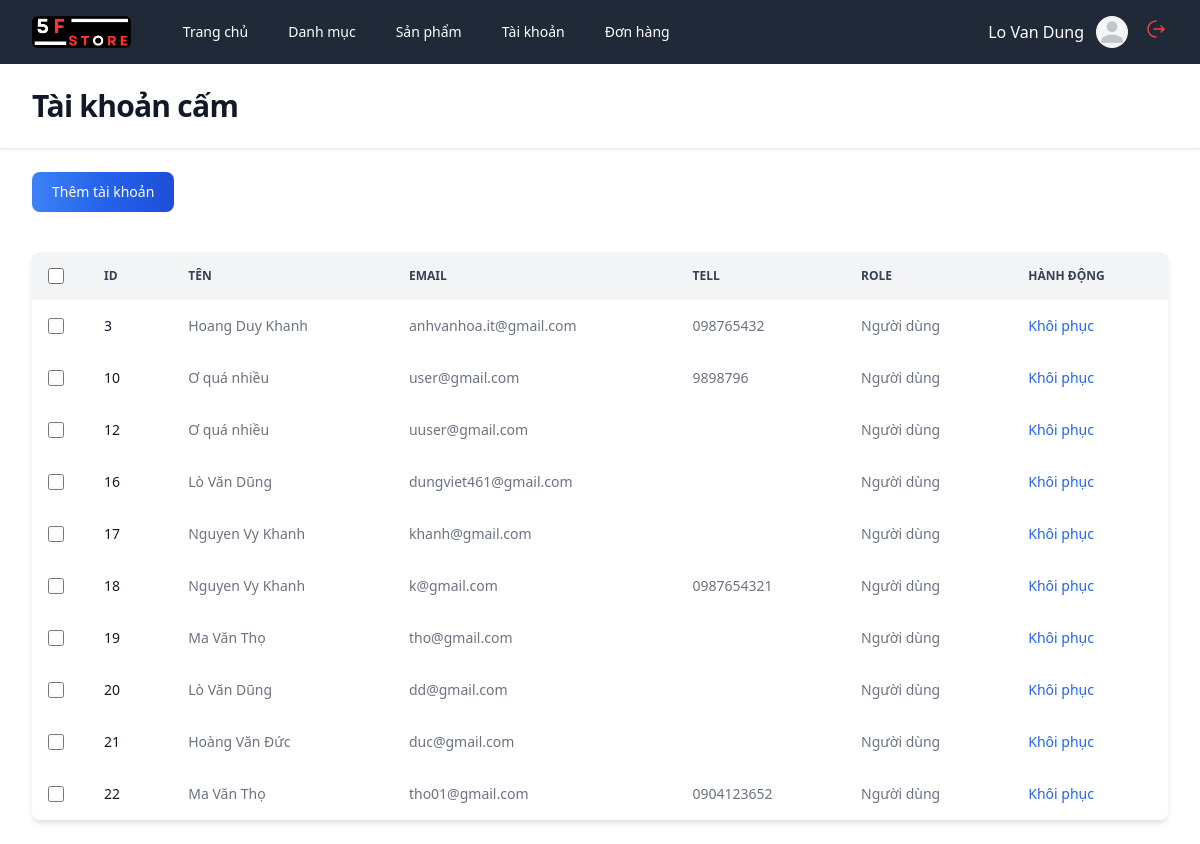
Page /admin?act=bin-accounts (signed in) on the committed database.
### tables this page shows
CREATE TABLE `users` (
  `id` int(10) NOT NULL,
  `email` varchar(200) NOT NULL,
  `tell` varchar(13) NOT NULL,
  `full_name` varchar(200) NOT NULL,
  `password` varchar(200) NOT NULL,
  `address` varchar(200) NOT NULL,
  `birthday` varchar(50) NOT NULL,
  `avatar` varchar(200) NOT NULL,
  `role` int(10) NOT NULL DEFAULT 0,
  `is_deleted` tinyint(1) NOT NULL DEFAULT 0
);

### core.php (called while the page is built, shortened)
<?php
include('utils.php');
function viewAdmin($view, $values = [])
{
    return include("../views/admin/$view.php");
}
class Req
{
    public function __construct(
        Categories $categoriesService,
        Products $productsService,
        Users $usersService,
        Vouchers $vouchersService,
        CartsDetail $cartsService,
        Bills $billsService,
        ProductsBill $productsBillService,
        ProductDetail $productsDetailService,
        Images $imagesService,
        Reviews $reviewsService
    ) {
        $this->usersService = $usersService;
    }
}

### controllers/admin/AccountsController.php (called while the page is built, shortened)
<?php
function controller_bin_account(Req $req)
{
    $idUser = $_SESSION['user']['id'];
    $user = $req->usersService->findOne($idUser);
    $accounts = $req->usersService->getAccountsByRole($user['role'], true);
    return viewAdmin('store/accounts', ['accounts' => $accounts]);
}

### admin/index.php (called while the page is built, shortened)
<?php
function bootstrap()
{
    include("./routes.php");
    include("../database/service.php");
    include("../models/categories.php");
    include("../models/products.php");
    include("../models/users.php");
    include("../models/vouchers.php");
    include("../models/cartsDetail.php");
    include("../models/bills.php");
    include("../models/productsBill.php");
    include("../models/productsDetail.php");
    include("../models/images.php");
    include("../models/reviews.php");
    $role = $_SESSION["user"]["role"];
    $req = new Req(
        $categories,
        $products,
        $users,
        $vouchers,
        $cartsDetail,
        $bills,
        $productsBill,
        $productsDetail,
        $images,
        $reviews,
    );
    if (!isset($_GET['act'])) $act = check_path('');
    else $act = check_path($_GET['act']);
    foreach ($routes as $route) {
        if ($act == $route['path'] && $role >= 1 && $role <= 2) {
            return $route['view']($req);
        }
    }
}
bootstrap();

### database/service.php (called while the page is built, shortened)
<?php
include("database.php");
class ServicePdo
{
    protected $pdo;
    protected $dbName;
    public function __construct($nameDB)
    {
        $this->dbName = $nameDB;
        $this->pdo = connect();
    }
    public function findOne($id)
    {
        try {
            $dbName = $this->dbName;
            $sql = "SELECT * FROM $dbName WHERE ID = $id";
            return $this->pdo->query($sql)->fetch();
        } catch (\Throwable $th) {
            return $th;
        }
    }
}

### database/database.php (called while the page is built)
<?php
function connect()
{
    try {
        $connect =  new PDO("mysql:host=localhost; dbname=project", "root", "123456789");
        $connect->setAttribute(PDO::ATTR_ERRMODE, PDO::ERRMODE_EXCEPTION);
        return $connect;
    } catch (PDOException $e) {
        echo $e->getMessage();
        throw $e;
    }
}

### models/users.php (called while the page is built, shortened)
<?php
class Users extends ServicePdo
{
    public function getAccountsByRole($role = 1, $isDeleted = false)
    {
        $dbName = $this->dbName;
        if ($role == 1)
            $sql = "SELECT * FROM $dbName WHERE ROLE = 0";
        return $this->pdo->query($sql)->fetchAll();
    }
}

### utils.php (called while the page is built, shortened)
<?php
function getRole($role = 0)
{
    switch ($role) {
        default:
            return 'Người dùng';
    }
}

### views/admin/store/accounts.php (the view, shortened to what this page needs)
<!DOCTYPE html>
<html lang="en">
<head>
    <script src="https://cdn.tailwindcss.com"></script>
    <link rel="stylesheet" href="/asset/css/style.css">
</head>
<body>
    <div class="min-h-full">
        <?php include(dirname(__FILE__) . "/../partials/header.php") ?>
        <header class="bg-white shadow">
            <div class="mx-auto max-w-7xl px-4 py-6 sm:px-6 lg:px-8">
                <h1 class="text-3xl font-bold tracking-tight text-gray-900">Tài khoản cấm</h1>
            </div>
        </header>
        <div class="mx-auto max-w-7xl py-6 sm:px-6 lg:px-8">
            <div class="flex mb-4">
                <a href="/admin?act=accounts"
                    class="text-white bg-gradient-to-r from-blue-500 via-blue-600 to-blue-700 hover:bg-gradient-to-br focus:ring-4 focus:outline-none focus:ring-blue-300 font-medium rounded-lg text-sm px-5 py-2.5 text-center me-2 mb-2">Thêm
                    tài khoản</a>
            </div>
            <main>
                <form action="?act=delete-account" method="POST">
                    <div class="relative overflow-x-auto shadow-md sm:rounded-lg">
                        <table class="w-full text-sm text-left rtl:text-right text-gray-500">
                            <thead class="text-xs text-gray-700 uppercase bg-gray-100">
                                <tr>
                                    <th scope="col" class="p-4">
                                        <div class="flex items-center">
                                            <input id="checkbox-all-search" type="checkbox"
                                                class="w-4 h-4 text-blue-600 bg-gray-100 rounded focus:ring-blue-500  ring-offset-gray-800 focus:ring-offset-gray-800 focus:ring-2  border-gray-600">
                                        </div>
                                    </th>
                                    <th scope="col" class="px-6 py-3">
                                        Id
                                    </th>
                                    <th scope="col" class="px-6 py-3">
                                        Tên
                                    </th>
                                    <th scope="col" class="px-6 py-3">
                                        Email
                                    </th>
                                    <th scope="col" class="px-6 py-3">
                                        Tell
                                    </th>
                                    <th scope="col" class="px-6 py-3">
                                        Role
                                    </th>
                                    <th scope="col" class="px-6 py-3">
                                        Hành động
                                    </th>
                                </tr>
                            </thead>
                            <tbody>
                                <?php
                                foreach ($accounts as $account) {
                                    extract($account);
                                    ?>
                                    <tr class="bg-white hover:bg-gray-50 ">
                                        <td class="w-4 p-4">
                                            <div class="flex items-center">
                                                <input value="<?= $id ?>" name="user-id[]" id="checkbox-<?= $id ?>"
                                                    type="checkbox"
                                                    class="w-4 h-4 text-blue-600 bg-gray-100 rounded focus:ring-blue-500  ring-offset-gray-800 focus:ring-offset-gray-800 focus:ring-2  border-gray-600">
                                            </div>
                                        </td>
                                        <th scope="row" class="px-6 py-4 font-medium text-gray-900 whitespace-nowrap">
                                            <?= $role != 2 ? $id : 'Root' ?>
                                        </th>
                                        <td class="px-6 py-4">
                                            <?= $full_name ?>
                                        </td>
                                        <td class="px-6 py-4">
                                            <?= $email ?>
                                        </td>
                                        <td class="px-6 py-4">
                                            <?= $tell ?>
                                        </td>
                                        <td class="px-6 py-4">
                                            <?= getRole($role) ?>
                                        </td>
                                        <td class="flex items-center px-6 py-4">
                                            <a href="/admin?act=restore-account&id=<?= $id ?>"
                                                class="font-medium text-blue-600  hover:underline">Khôi phục</a>
                                        </td>
                                    </tr>
                                    <?php
                                }
                                ?>
                            </tbody>
                        </table>
                    </div>
                </form>
        </div>
    </div>
</body>
</html>

### rows in the picture
users: id "3", full_name "Hoang Duy Khanh", email "anhvanhoa.it@gmail.com", tell "098765432", role "Người dùng"
users: id "10", full_name "Ơ quá nhiều", email "user@gmail.com", tell "9898796", role "Người dùng"
users: id "12", full_name "Ơ quá nhiều", email "uuser@gmail.com", role "Người dùng"
users: id "16", full_name "Lò Văn Dũng", email "dungviet461@gmail.com", role "Người dùng"
users: id "17", full_name "Nguyen Vy Khanh", email "khanh@gmail.com", role "Người dùng"
users: id "18", full_name "Nguyen Vy Khanh", email "k@gmail.com", tell "0987654321", role "Người dùng"
users: id "19", full_name "Ma Văn Thọ", email "tho@gmail.com", role "Người dùng"
users: id "20", full_name "Lò Văn Dũng", email "dd@gmail.com", role "Người dùng"
users: id "21", full_name "Hoàng Văn Đức", email "duc@gmail.com", role "Người dùng"
users: id "22", full_name "Ma Văn Thọ", email "tho01@gmail.com", tell "0904123652", role "Người dùng"

### other values in the picture
$name "Trang chủ"
$name "Danh mục"
$name "Sản phẩm"
$name "Tài khoản"
$name "Đơn hàng"
$_SESSION['user']['full_name'] "Lo Van Dung"
